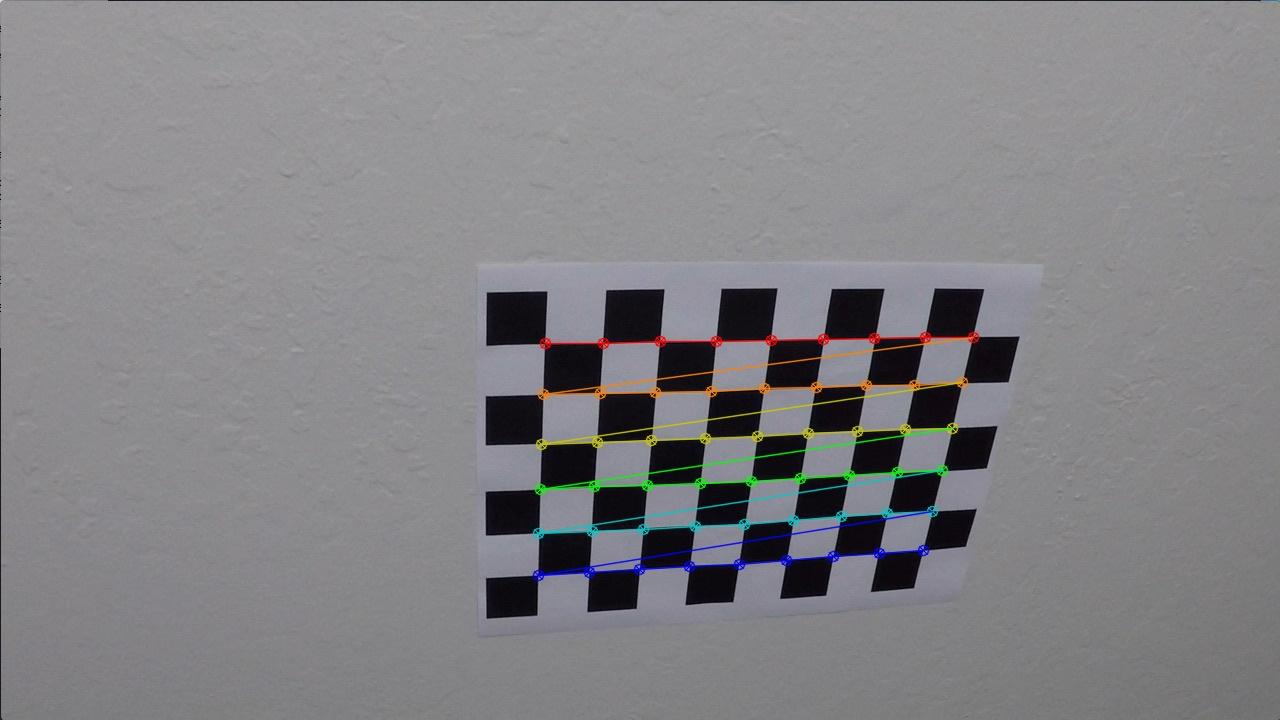
#> input picture output_images/corners_calibration10.jpg, 1280 x 720 px, given as the content of the folder camera_cal, which was not available
$ jupyter execute --allow-errors P2.ipynb   (shell and % lines are left out)   (older library calls are emulated)   (text cells are left out)
#> lines starting #> are read from the running program, lines starting #| are printed output that depends on the picture; after the words box and inside, x2 and y2 are one past the last pixel; in counts of white or black regions, pixels touching at a corner belong together; pictures that were not available may be replaced by others from this repository, and a replacement may not be noted
### camera.py
import matplotlib.pyplot as plt
import matplotlib.image as mpimg
import numpy as np
import cv2
import os, argparse, pickle


import tools as tls


def calibrate(path, nx, ny, save=False, out_path = 'output_images'):
#> called with path = 'camera_cal', nx = 9, ny = 6, save = True, out_path = 'output_images'
    objpoints = []
    imgpoints = []

    objpnt = np.zeros((ny*nx, 3), np.float32)
    objpnt[:,:2] = np.mgrid[0:nx, 0:ny].T.reshape(-1,2)

    # get all files in directory with path included
    camera_cal_files = tls.files_in_dir(path, True)

    for file in camera_cal_files:
        # read image from file
        image = cv2.imread(file)
#> image is the input picture: shape (720, 1280, 3); mean B, G, R 133, 130, 130.6

        # convert image to grayscale
        gray = cv2.cvtColor(image, cv2.COLOR_BGR2GRAY)

        #find chessboard corners
        ret, corners = cv2.findChessboardCorners(gray, (nx,ny), None)
#> ret = False; corners = None

        if ret == True:
            imgpoints.append(corners)
            objpoints.append(objpnt)

            if save == True:
                cv2.drawChessboardCorners(image, (nx,ny), corners, ret)
                head, tail = os.path.split(file)
                tls.save_image_as(image, 'corners_{}'.format(tail), out_path)

    # returns ret, mtx, dist, rvecs, tvecs
    return cv2.calibrateCamera(objpoints, imgpoints, gray.shape[::-1], None, None)

# [5 lines left out: function store, not called in this run]

def load(file):
    dist_pickle_file = open( file, "rb" )
    data = pickle.load(dist_pickle_file)
    dist_pickle_file.close()
    return data


# [20 lines left out: function main, not called in this run]

# [2 lines that do not run on import are left out]

### pipeline.py
import tools as tls
import camera
import numpy as np
import cv2
import matplotlib.pyplot as plt


# [35 lines left out: functions region_of_interest, sobel_absolute_scaled, not called in this run]


def sobel_magnitude(gray, sobel_kernel=3):
    # allow images with color depth = one
    if len(gray.shape) != 2:
        raise TypeError

    # Take the gradient in x and y separately
    sobelx = cv2.Sobel(gray, cv2.CV_64F, 1, 0, ksize=sobel_kernel)
    sobely = cv2.Sobel(gray, cv2.CV_64F, 0, 1, ksize=sobel_kernel)

    # Calculate the magnitude
    gradmag = np.sqrt(sobelx**2 + sobely**2)

    # Rescale to 8 bit
    scale_factor = np.max(gradmag)/255
    gradmag = (gradmag/scale_factor).astype(np.uint8)

    return gradmag

# [17 lines left out: function sobel_direction, not called in this run]


def channel_threshold(channel, thresh=(170,255)):
    # Threshold color channel
    binary = np.zeros_like(channel)
    binary[(channel >= thresh[0]) & (channel <= thresh[1])] = 1

    return binary


def find_lane_pixels(binary_warped, leftx_base, rightx_base):

    # Create an output image to draw on and visualize the result
    out_img = np.dstack((binary_warped, binary_warped, binary_warped))

    # Choose the number of sliding windows
    nwindows = 9
    # Set the width of the windows +/- margin
    margin = 150
    # Set minimum number of pixels found to recenter window
    minpix = 4

    # Set height of windows - based on nwindows above and image shape
    window_height = np.int(binary_warped.shape[0]//nwindows)

    # Identify the x and y positions of all nonzero pixels in the image
    nonzero = binary_warped.nonzero()
    nonzeroy = np.array(nonzero[0])
    nonzerox = np.array(nonzero[1])

    # Current positions to be updated later for each window in nwindows
    leftx_current = leftx_base
    rightx_current = rightx_base

    # Create empty lists to receive left and right lane pixel indices
    left_lane_inds = []
    right_lane_inds = []

    # Step through the windows one by one
    for window in range(nwindows):
        # Identify window boundaries in x and y (and right and left)
        win_y_low = binary_warped.shape[0] - (window+1)*window_height
        win_y_high = binary_warped.shape[0] - window*window_height

        ### TO-DO: Find the four below boundaries of the window ###
        win_xleft_low   = leftx_current  - margin
        win_xleft_high  = leftx_current  + margin
        win_xright_low  = rightx_current - margin
        win_xright_high = rightx_current + margin

        # Draw the windows on the visualization image
        cv2.rectangle(out_img, (win_xleft_low,  win_y_low), (win_xleft_high,  win_y_high), (0,255,0), 2)
        cv2.rectangle(out_img, (win_xright_low, win_y_low), (win_xright_high, win_y_high), (0,255,0), 2)

        # Identify the nonzero pixels in x and y within the window #
        good_left_inds  = ((nonzeroy >= win_y_low)     & (nonzeroy < win_y_high) &
                           (nonzerox >= win_xleft_low) & (nonzerox < win_xleft_high)).nonzero()[0]

        good_right_inds = ((nonzeroy >= win_y_low) & (nonzeroy < win_y_high) &
                           (nonzerox >= win_xright_low) &  (nonzerox < win_xright_high)).nonzero()[0]

        # Append these indices to the lists
        left_lane_inds.append(good_left_inds)
        right_lane_inds.append(good_right_inds)

        # If you found > minpix pixels, recenter next window on their mean position
        if len(good_left_inds) > minpix:
            leftx_current = np.int(np.mean(nonzerox[good_left_inds]))
        if len(good_right_inds) > minpix:
            rightx_current = np.int(np.mean(nonzerox[good_right_inds]))


    # Concatenate the arrays of indices (previously was a list of lists of pixels)
    left_lane_inds = np.concatenate(left_lane_inds)
    right_lane_inds = np.concatenate(right_lane_inds)

    # Extract left and right line pixel positions
    leftx = nonzerox[left_lane_inds]
    lefty = nonzeroy[left_lane_inds]
    rightx = nonzerox[right_lane_inds]
    righty = nonzeroy[right_lane_inds]

    return leftx, lefty, rightx, righty, out_img


class lane_detector:
    def __init__(self, filname):
        data = camera.load(filname)
#> (reads camera_calibration_data.p from the repository)
        self.mtx = data["mtx"]
        self.dist = data["dist"]
        self.r_thresh=(145, 200)
        self.g_thresh=(200, 255)
        self.b_thresh=(225,255)
        self.font = cv2.FONT_HERSHEY_PLAIN
        self.color = (255,255,255)
        self.offset = 100
        self.left = []
        self.right = []
        self.prev_left = 0
        self.prev_right = 0
        self.out = 'output_images'
        self.base = 'frame'
        self.ext = '.jpg'
        self.debug_binary = False
        self.debug_lines = False
        self.debug_histogram = False
        self.debug_warped = False
        self.debug_detect = False


    def threshold_blue(self, thresh):
        self.b_thresh = tuple(thresh)

    def undistort(self, image):
        return cv2.undistort(image, self.mtx, self.dist, None, self.mtx)

    def warp(self, binary, src, dst):
        # only width and height, discard depth if provided
        #w,h = binary.shape[1::-1]

        # get M, the transform matrix
        M = cv2.getPerspectiveTransform(src, dst)

        w,h = np.amax(dst,axis=0)

        # returned the warped image
        return cv2.warpPerspective(binary, M, (w,h), flags=cv2.INTER_LINEAR)

    def unwarp(self, binary, src, dst, w, h):
        # get Minv, the transform matrix
        Minv = cv2.getPerspectiveTransform(dst, src)

        # returned the warped image
        return cv2.warpPerspective(binary, Minv, (w,h), flags=cv2.INTER_LINEAR)

    def gaussian_blur(self, img, kernel_size):
        return cv2.GaussianBlur(img, (kernel_size, kernel_size), 0)

    def gradients(self, undist):
        # separate components of hls color space
        (_, _, rgb_r) = tls.channels(undist)
        (_, _, lab_b) = tls.channels(tls.bgr2lab(undist))
        (luv_l, _, _) = tls.channels(tls.bgr2luv(undist))

        # color space threshold on lab_b
        r_channel = sobel_magnitude(lab_b)
        r_binary = channel_threshold(r_channel, self.r_thresh)

        # color space threshold on luv_l
        g_binary = channel_threshold(luv_l, self.g_thresh)

        # color space threshold of rgb_r channel
        b_binary = channel_threshold(rgb_r, self.b_thresh)

        # RGB or BGR
        return np.dstack((b_binary, g_binary, r_binary))


    def process(self, image):

        # undistorte the image
        undist = self.undistort(image)

        # get width and height,
        w,h = image.shape[1::-1]

        # apply gradients and threshold
        color = self.gradients(undist)
#> in channels (call 3), `g = img[:,:,1]`:
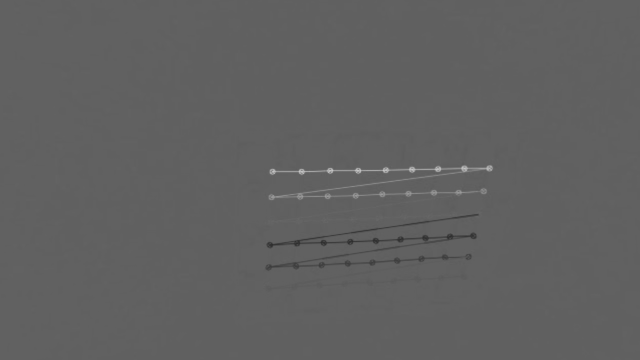
#> g: shape (720, 1280) (shown at 1/2 size); min 41, max 203, mean 96.5
#> in sobel_magnitude, `sobely = cv2.Sobel(gray, cv2.CV_64F, 0, 1, ksize=sobel_kernel)`:
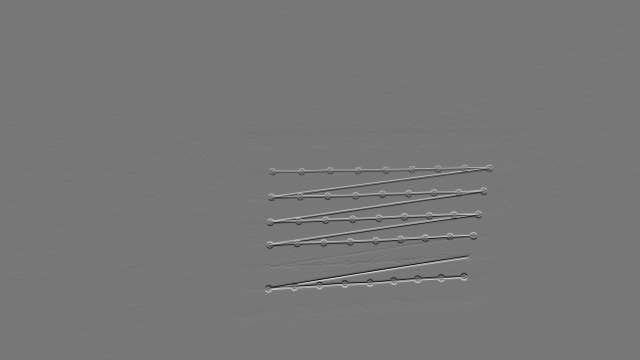
#> sobely: shape (720, 1280) float64 (shown at 1/2 size); min -260, max 294, mean 0; drawn with min black and max white
#> in sobel_magnitude, `scale_factor = np.max(gradmag)/255`: scale_factor = 1.15
#> in gradients, `r_binary = channel_threshold(r_channel, self.r_thresh)`:
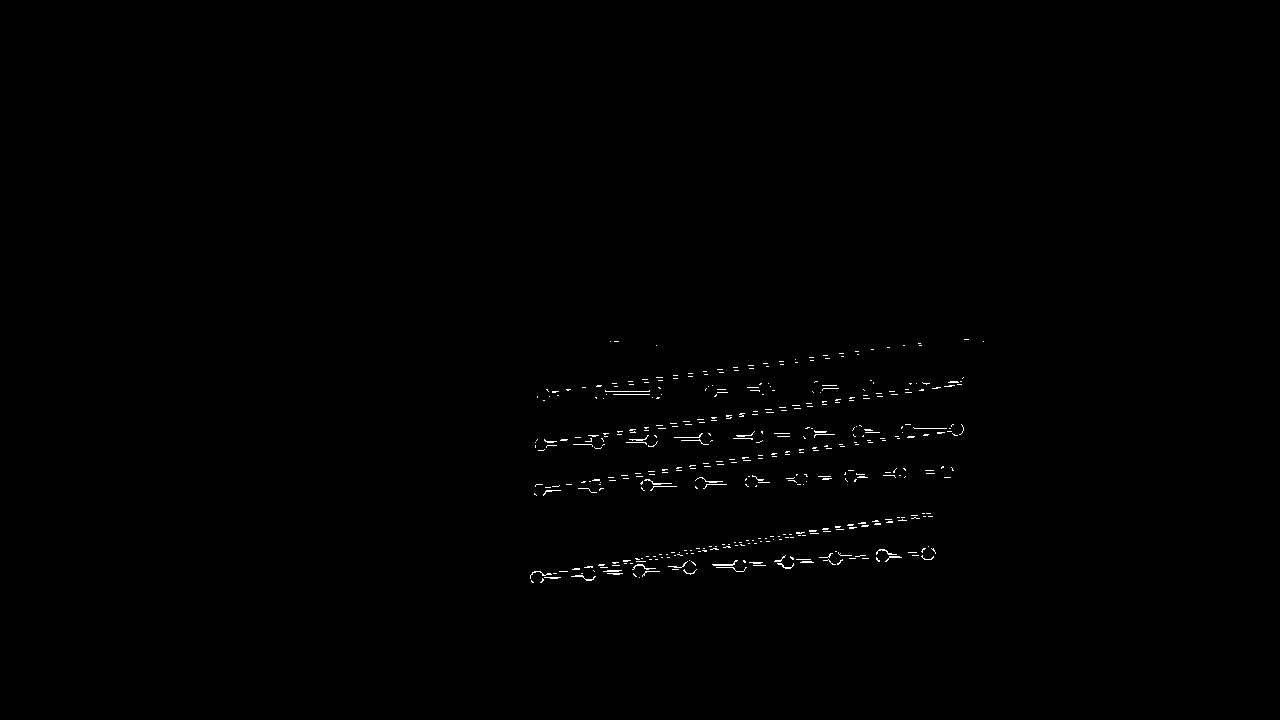
#> r_binary: shape (720, 1280); values 0 (black) and 1 (white), 0.37% white in thin lines or dots, all inside (x1, y1, x2, y2) = (530, 339, 984, 583)

        if self.debug_binary:
            tls.save_image_as(color*255, '{}_binary{}'.format(self.base, self.ext), tls.path_join(self.out, 'binary'))

        # combine all channels with bitwise or
        binary =  cv2.bitwise_or(color[:,:,0], cv2.bitwise_or(color[:,:,1], color[:,:,2]))
#> binary: shape (720, 1280); values 0 (black) and 1 (white), 0.38% white in thin lines or dots, all inside (x1, y1, x2, y2) = (530, 335, 984, 583)

        # calculate src and dst points
        src = np.array([[570, h//2 + self.offset],      # top left point
                        [710, h//2 + self.offset],      # top right point
                        [w,h],                          # bottom right point
                        [50,h]], dtype = np.float32)    # bottom left point


        (tl,tr,br,bl) = src

        widthA = np.sqrt(((br[0] - bl[0]) ** 2) + ((br[1] - bl[1]) ** 2))
        widthB = np.sqrt(((tr[0] - tl[0]) ** 2) + ((tr[1] - tl[1]) ** 2))
        maxWidth = max(int(widthA), int(widthB))

        heightA = np.sqrt(((tr[0] - br[0]) ** 2) + ((tr[1] - br[1]) ** 2))
        heightB = np.sqrt(((tl[0] - bl[0]) ** 2) + ((tl[1] - bl[1]) ** 2))
        maxHeight = max(int(heightA), int(heightB))

        # calculate the destination points
        dst = np.array([[0,0], [maxWidth-1, 0],
                        [maxWidth-1, maxHeight-1],
                        [0, maxHeight-1]], dtype = np.float32)


        if self.debug_lines:
            lines = np.copy(undist)
            cv2.line(lines, tuple(src[0]), tuple(src[1]), (255,0,0), 5)
            cv2.line(lines, tuple(src[1]), tuple(src[2]), (255,0,0), 5)
            cv2.line(lines, tuple(src[2]), tuple(src[3]), (255,0,0), 5)
            cv2.line(lines, tuple(src[3]), tuple(src[0]), (255,0,0), 5)
            cv2.line(lines, tuple(dst[0]), tuple(dst[1]), (0,255,0), 5)
            cv2.line(lines, tuple(dst[1]), tuple(dst[2]), (0,255,0), 5)
            cv2.line(lines, tuple(dst[2]), tuple(dst[3]), (0,255,0), 5)
            cv2.line(lines, tuple(dst[3]), tuple(dst[0]), (0,255,0), 5)
            tls.save_image_as(lines, '{}_lines{}'.format(self.base,self.ext), tls.path_join(self.out, 'lines'))

        # create color warped image for debugging
        if self.debug_warped:
            colorWarped = self.warp(color, src, dst)
            tls.save_image_as(colorWarped*255, '{}_warped{}'.format(self.base,self.ext), tls.path_join(self.out, 'color'))

        # warp the binary image
        warped = self.warp(binary, src, dst)

        if self.debug_warped:
            tls.save_image_as(warped*255, '{}_warped{}'.format(self.base,self.ext), tls.path_join(self.out, 'warped'))

        # Take a histogram of the bottom half of the image
        histogram = np.sum((warped[warped.shape[0]//2:,:]), axis=0)

        # calculate the midpoint in the histogram
        midpoint = np.int(histogram.shape[0]//2)

        # Find the peak of the left and right halves of the histogram
        left_peak = np.argmax(histogram[:midpoint])
        right_peak = np.argmax(histogram[midpoint:]) + midpoint

        if self.debug_histogram:
            # Plot the result
            fig = plt.figure()

            ax1 = fig.add_subplot(1,1,1)
            ax1.plot(range(warped.shape[1]), (warped.shape[0]//2) - histogram, 'red', linewidth=3)
            ax1.imshow((warped[warped.shape[0]//2:,:]))
            path = '{}/histogram/'.format(self.out)
            tls.ensure_path_exists(path)
            fig.savefig('{}{}.png'.format(path,self.base))
            plt.close(fig)

        # find lane pixels
        leftx, lefty, rightx, righty, out_img = find_lane_pixels(warped, left_peak, right_peak)

        if self.debug_detect:
             out_img[lefty, leftx] = [255, 0, 0]
             out_img[righty, rightx] = [0, 0, 255]
             tls.save_image_as(out_img, '{}_output{}'.format(self.base,self.ext), tls.path_join(self.out, 'output'))

        left_fit = self.left
        right_fit = self.right

        # Fit a second order polynomial to each
        if len(leftx) > 0:
            left_fit =  np.polyfit(lefty,  leftx, 2)
            self.left = left_fit

        if len(rightx) > 0:
            right_fit = np.polyfit(righty, rightx, 2)
            self.right = right_fit

        # Generate x and y values for plotting
        ploty = np.linspace(0, warped.shape[0]-1, warped.shape[0] )

        if len(left_fit) > 0:
            left_fitx = left_fit[0]*ploty**2 + left_fit[1]*ploty + left_fit[2]

        if len(right_fit) > 0:
            right_fitx = right_fit[0]*ploty**2 + right_fit[1]*ploty + right_fit[2]

        # image to draw results on
        output = np.zeros_like(out_img)

        if len(left_fit) > 0 and len(right_fit) > 0:
            # draw green lines between the two curves
            for i in range(left_fitx.shape[0]):
                x1 = left_fitx[i].astype(np.int)
                x2 = right_fitx[i].astype(np.int)
                cv2.line(output, (x1,i),(x2,i), (0,255,0), 5)

        # ....
        y_eval = np.max(ploty)

        # Define conversions in x and y from pixels space to meters
        ym_per_pix = 30/720 # meters per pixel in y dimension
        xm_per_pix = 3.7/700 # meters per pixel in x dimension

        left_curverad = self.prev_left
        right_curverad = self.prev_right

        # calculating curvature
        if len(left_fit) > 0:
            left_curverad = ((1 + (2*left_fit[0]*y_eval*ym_per_pix + left_fit[1])**2)**1.5) / np.absolute(2*left_fit[0])

        if len(right_fit) > 0:
            right_curverad = ((1 + (2*right_fit[0]*y_eval*ym_per_pix + right_fit[1])**2)**1.5) / np.absolute(2*right_fit[0])

        self.prev_left = left_curverad
        self.prev_right = right_curverad


        # get the inverse matrix and inverse transform
        unwarped = self.unwarp(output, src, dst, w, h)

        # mix undist image and the unwarped 'detection' image
        result = cv2.addWeighted(undist, 0.9, unwarped, 0.2, 0)

        # format text to be added to image
        curvatureText = 'curvature= {:.0f} m {:.0f} m'.format(left_curverad,
                                                              right_curverad)

        left = left_peak - midpoint
        right = right_peak - midpoint
        diff = right + left


        # absolute difference
        adiff = np.abs(diff)
        aleft = np.abs(left)
        aright = np.abs(right)

        # vehicle lane 3.7m us highway - https://en.wikipedia.org/wiki/Lane
        lane_size = 3.7
        value = adiff * (lane_size / (aleft + aright))

        side = 'at'
        if diff > 0:
            side = '{:.02f} m left of'.format(value)
        elif diff < 0:
            side = '{:.02f} m right of'.format(value)

        positionTxt = '{} lane center ({}, {}, {}, {})'.format(side, midpoint, left,right, adiff)

        # output curvature and lane position as text
        cv2.putText(result, curvatureText,(50, 50), self.font, 2,self.color,2,cv2.LINE_AA)
        cv2.putText(result, positionTxt,  (50,100), self.font, 2,self.color,2,cv2.LINE_AA)

        return result

### tools.py
import os
import cv2


def path_join(p1, p2):
    return os.path.join(p1, p2)

def ensure_path_exists(file_path):
    directory = os.path.dirname(file_path)
    if not os.path.exists(directory):
        os.makedirs(directory)

def path_append_trailing_seperator(path):
    return path + '/' * (1 - path.endswith('/'))

def files_in_dir(path, include_path=False):
    path_s = path_append_trailing_seperator(path)
    return [path_s * include_path + f for f in os.listdir(path) if os.path.isfile(path_s + f)]

def save_image_as(img, file, path='output_images'):
    path_s = path_append_trailing_seperator(path)
    ensure_path_exists(path_s)
    cv2.imwrite(path_s + file, img)

def filename_from_path(path):
    return os.path.basename(path)

def filename_split(filename):
    return os.path.splitext(filename)

def bgr2rgb(img):
    return cv2.cvtColor(img, cv2.COLOR_BGR2RGB)

def rgb2bgr(img):
    return cv2.cvtColor(img, cv2.COLOR_RGB2BGR)

def bgr2gray(img):
    return cv2.cvtColor(img, cv2.COLOR_BGR2GRAY)

def rgb2gray(img):
    return cv2.cvtColor(img, cv2.COLOR_RGB2GRAY)

def bgr2hls(img):
    return cv2.cvtColor(img, cv2.COLOR_BGR2HLS)

def bgr2lab(img):
    return cv2.cvtColor(img, cv2.COLOR_BGR2LAB)

def rgb2lab(img):
    return cv2.cvtColor(img, cv2.COLOR_RGB2LAB)

def bgr2luv(img):
    return cv2.cvtColor(img, cv2.COLOR_BGR2LUV)

def rgb2luv(img):
    return cv2.cvtColor(img, cv2.COLOR_RGB2LUV)


def channels(img):
    r = img[:,:,0]
    g = img[:,:,1]
    b = img[:,:,2]
    return r,g,b

### P2.ipynb
[cell 1]
import camera
import glob
import matplotlib.pyplot as plt
import matplotlib.image as mpimg

# computes the calibration of images in 'camera_cal', see camera.py for implementation
#> (the rest of this cell did not finish here and is left out)

[cell 2]
from pipeline import lane_detector
import tools as tls
import cv2, os
import numpy as np

test = lane_detector('camera_calibration_data.p')

test_files = tls.files_in_dir('test_images', True)

test.debug_binary = True
test.debug_histogram = True
test.debug_warped = True
test.debug_lines = True
test.debug_detect = True


out = 'output_images/test_images'
test.out = out

for file in test_files:
    # split filename from path, ...
    file_only = tls.filename_from_path(file)
    base, ext = tls.filename_split(file_only)

    # tell lane_detector which file is being processed
    test.base = base

    # read next file in list
    image = cv2.imread(file)

    # process and detect lane in image
    result = test.process(image)
#> in warp (call 2), `return cv2.warpPerspective(binary, M, (w,h), flags=cv2.INTER_LINEAR)`:
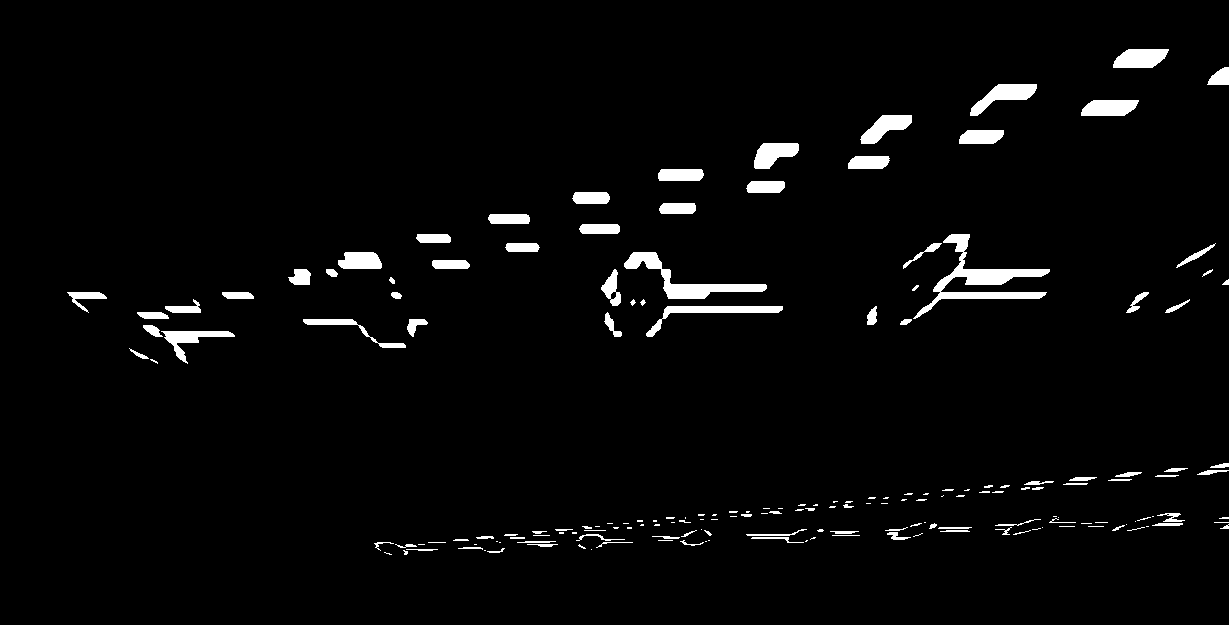
#> returned value: shape (625, 1229); values 0 (black) and 1 (white), 3% white; 185 white regions (82 under 20 px), largest, box (x1, y1, x2, y2) and area: (913, 234, 1050, 319) 2536, (624, 252, 767, 299) 1725, (646, 306, 783, 337) 983
#> (the rest of the program and of its run is left out)
